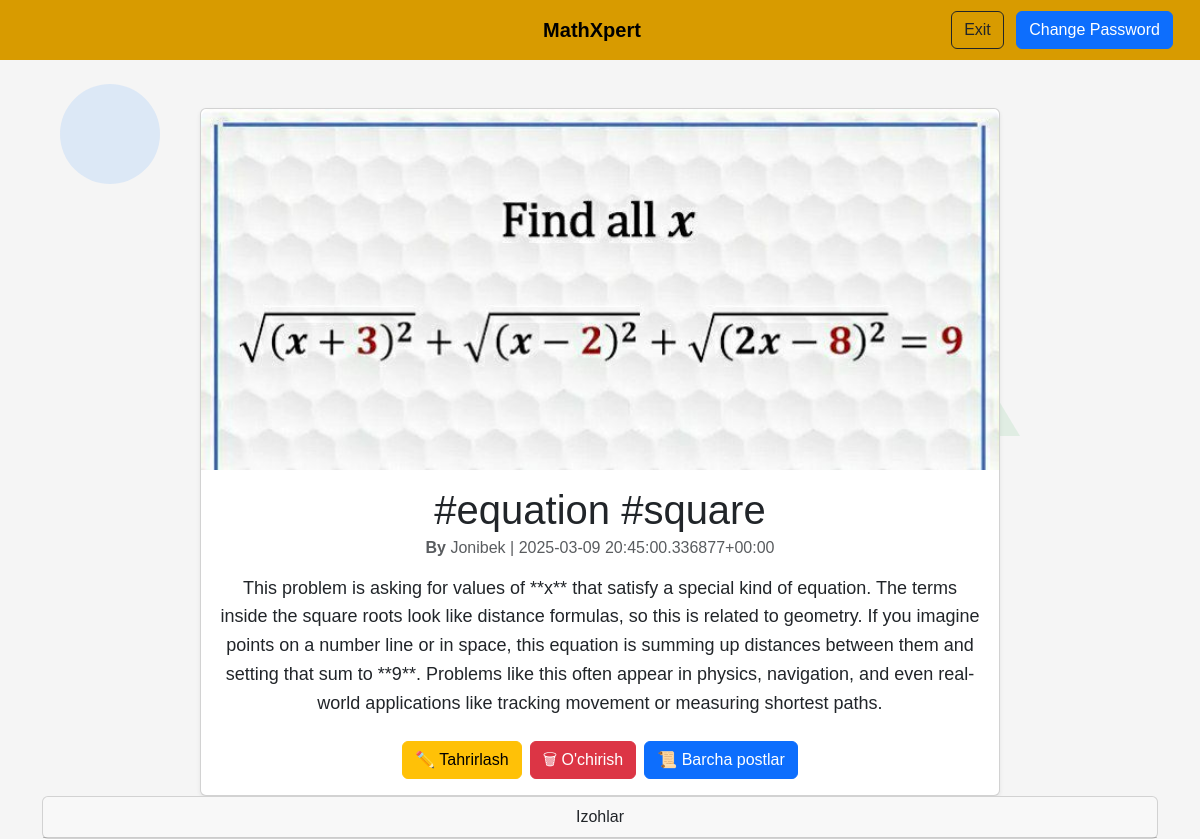
Page /articles/5/ (signed in) on the committed database.
### articles/models.py (models this page shows, shortened)
class Article(models.Model):
    title=models.CharField(max_length=255)
    summary=models.CharField(max_length=200,blank=True)
    body=RichTextField(blank=True,null=True)
    photo=models.ImageField(upload_to='images/',blank=True)
    date=models.DateTimeField(auto_now_add=True)
    author=models.ForeignKey(
        get_user_model(),
        on_delete=models.CASCADE,
    )

### accounts/models.py (models this page shows)
class CustomUser(AbstractUser):
    age=models.PositiveIntegerField(null=True,blank=True)

### articles/views.py (the view)
# urls.py: path('<int:pk>/',ArticleDetailView.as_view(),name='article_detail'),
class ArticleDetailView(LoginRequiredMixin,DetailView):
    model=Article
    template_name='article_detail.html'

### templates/article_detail.html (shortened to what this page needs)
{% extends 'base.html' %}
{% block content %}
<div class="container mt-4">
    <div class="card mx-auto shadow-sm" style="max-width: 800px;">
        {% if object.photo %}
            <img class="card-img-top img-fluid" src="{{ object.photo.url }}" alt="{{ object.title }}"
                 style="border-top-left-radius: 10px; border-top-right-radius: 10px;">
        {% endif %}
        <div class="card-body">
            <h1 class="card-title text-center">{{ object.title }}</h1>
            <h6 class="card-subtitle mb-3 text-muted text-center">
                <strong>By </strong> {{ object.author| title}} | {{ object.date | safe}}
            </h6>
            <p class="card-text" style="font-size: 18px; line-height: 1.6;">
                {{ object.body | safe }}
            </p>
            <div class="d-flex justify-content-center mt-4">
                <a href="{% url 'article_edit' object.pk %}" class="btn btn-warning me-2">✏️ Tahrirlash</a>
                <a href="{% url 'article_delete' object.pk %}" class="btn btn-danger me-2">🗑 O'chirish</a>
                <a href="{% url 'article_list' %}" class="btn btn-primary">📜 Barcha postlar</a>
            </div>
        </div>
    </div>
</div>
<div class="card">
    <div class="card-header">Izohlar</div>
</div>
{% endblock content %}

### templates/base.html (style rules this page uses)
body { background-color: #f5f5f5; font-family: 'Arial', sans-serif; position: relative; overflow-x: hidden; }

### rows in the picture
Article: photo (picture), title "#equation #square", author "Jonibek", date "2025-03-09 20:45:00.336877+00:00", body "This problem is asking for values of **x** that satisfy a special kind of equation. The terms inside the square roots look like distance formulas, so this is related to geometry. If you imagine points on a number line or in space, this equation is summing up distances between them and setting that sum to **9**. Problems like this often appear in physics, navigation, and even real-world applications like tracking movement or measuring shortest paths."
